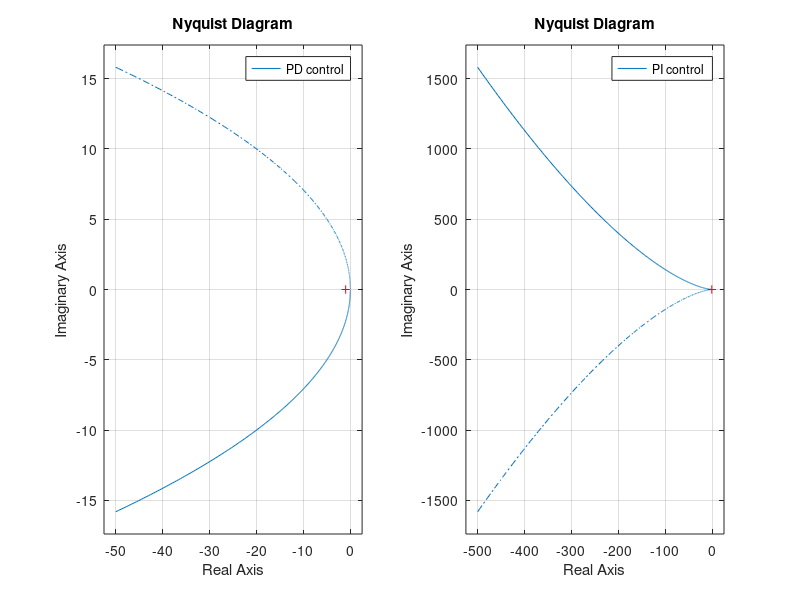

MATLAB code to generate this figure:
%% prob5 rlocus
close all
s = tf('s');
k_pd = 1;
k_pi = 1;
G_pd = k_pd * (s + 1/10);
G_pi = k_pi * ((s + 1/10) / s);
G = 1 / (2*s^2);
L_pd = G_pd * G;
L_pi = G_pi * G;
subplot(1,2,1)
rlocus(L_pd)
legend('PD control')
grid on

subplot(1,2,2)
rlocus(L_pi)
legend('PI control')
grid on
%% prob5 Bode Plot
s = tf('s');
k_pd = 1;
k_pi = 1;
G_pd = k_pd * (s + 1/10);
G_pi = k_pi * ((s + 1/10) / s);
G = 1 / (2*s^2);
L_pd = G_pd * G;
L_pi = G_pi * G;
sys_pd = feedback(L_pd,1);
sys_pi = feedback(L_pi,1);

subplot(1,2,1)
bode(L_pd)
grid on
hold on
bode(sys_pd)
legend('PD control open loop', 'PD control closed loop')
grid on
hold off

subplot(1,2,2)
bode(L_pi)
grid on
hold on
bode(sys_pi)
legend('PI control open loop', 'PI control closed loop')
grid on
hold off
%% prob5 nyquist
close all
s = tf('s');
k_pd = 1;
k_pi = 1;
G_pd = k_pd * (s + 1/10);
G_pi = k_pi * ((s + 1/10) / s);
G = 1 / (2*s^2);
L_pd = G_pd * G;
L_pi = G_pi * G;
subplot(1,2,1)
nyquist(L_pd)
legend('PD control')
grid on

subplot(1,2,2)
nyquist(L_pi)
legend('PI control')
grid on